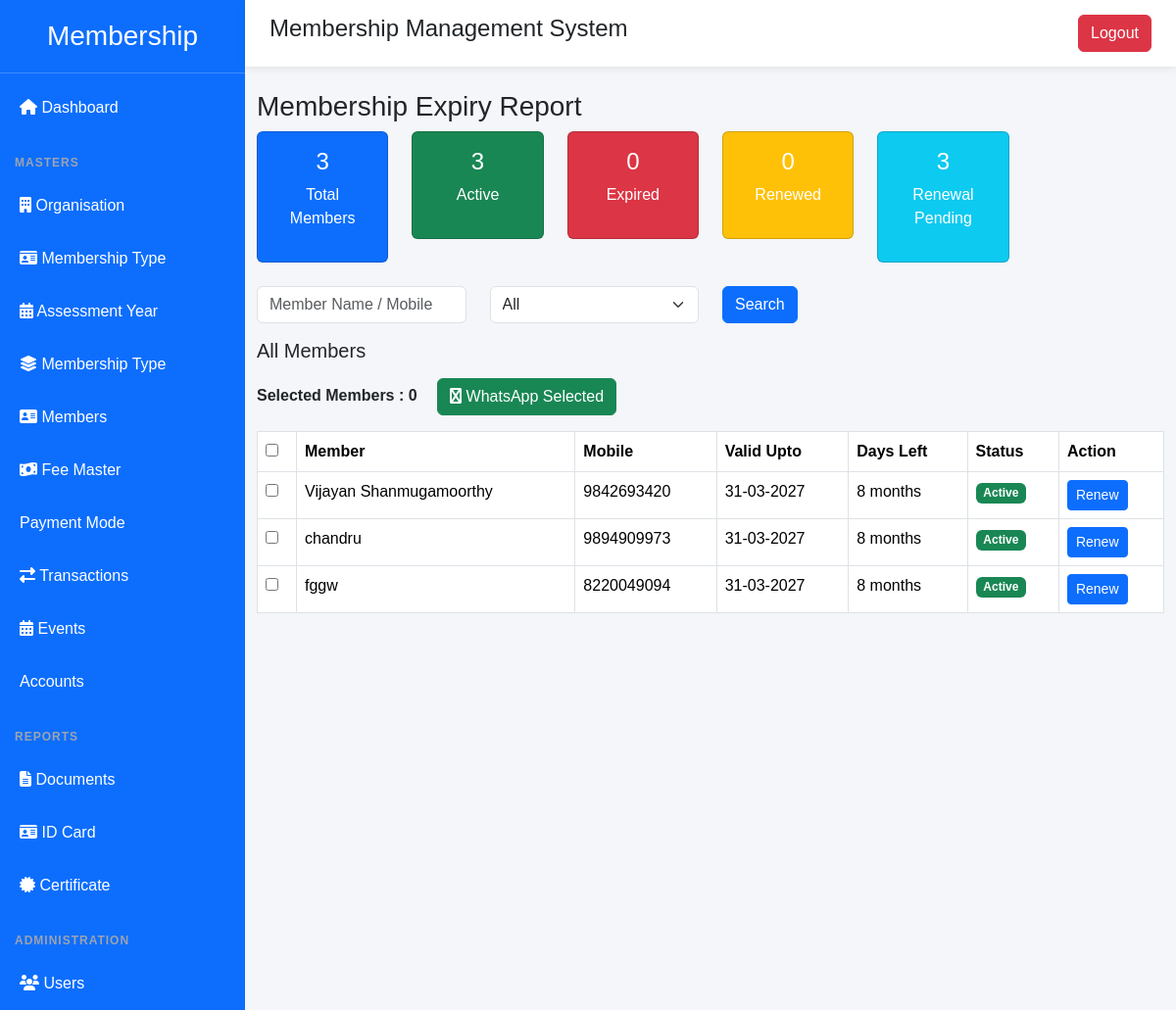
/report/expiry/ (signed in), run on an earlier commit of the app's database.
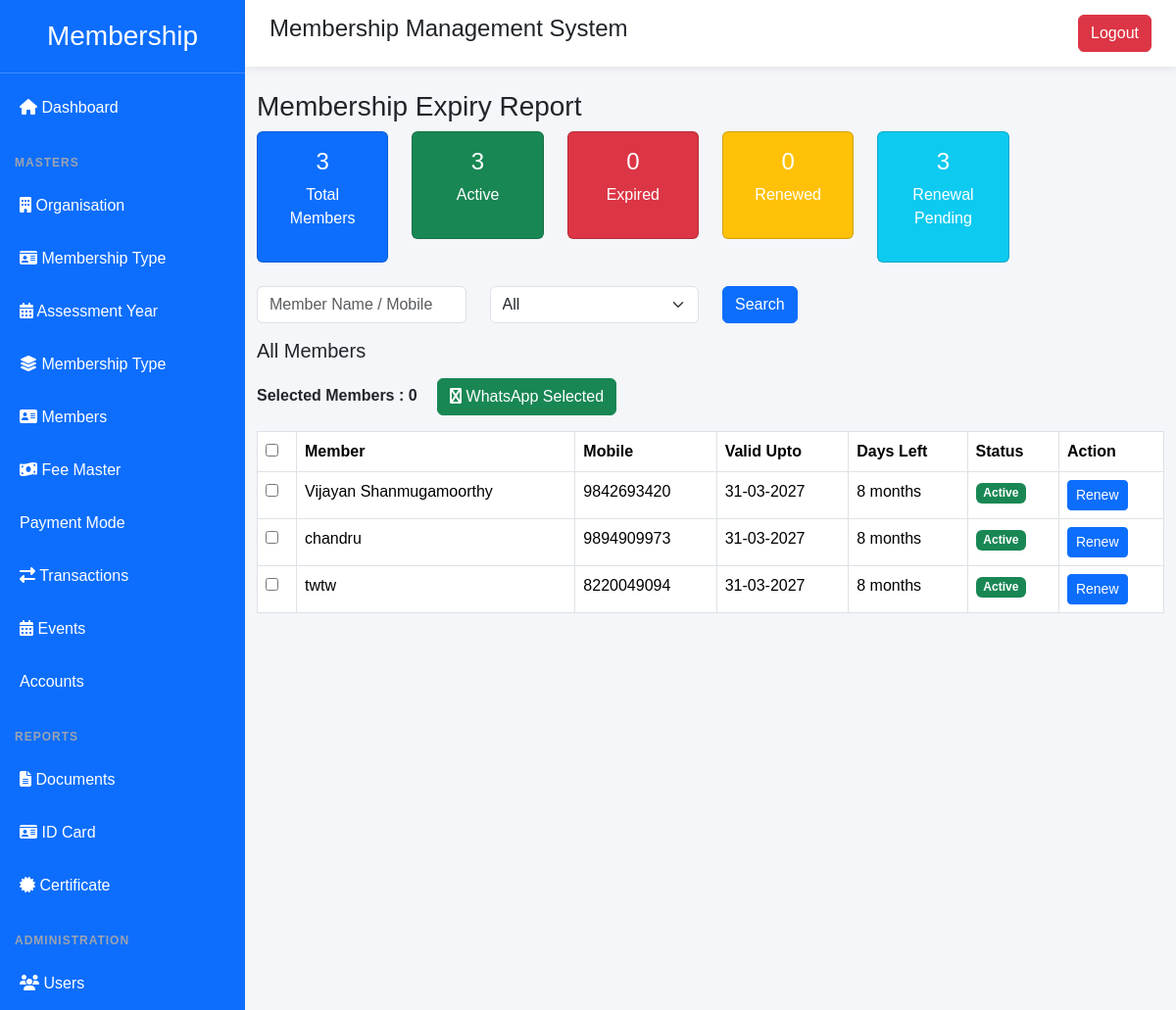
And on a later commit of the database.
### membership/models.py (models this page shows, shortened)
class Member(models.Model):
    STATUS_CHOICES = (
        ("ACTIVE", "Active"),
        ("INACTIVE", "Inactive"),
        ("SUSPENDED", "Suspended"),
    )
    member_no = models.PositiveIntegerField(unique=True)
    membership_no = models.CharField(max_length=50, unique=True)
    joining_date = models.DateField()
    membership_valid_upto = models.DateField()
    organisation = models.ForeignKey(
        Organisation,
        on_delete=models.CASCADE,
    )
    assessment_year = models.ForeignKey(
    AssessmentYear,
    on_delete=models.CASCADE,
    null=True,
    blank=True,
)
    membership_type = models.ForeignKey(
    MembershipType,
    on_delete=models.PROTECT
)
    status = models.CharField(
        max_length=20,
        choices=STATUS_CHOICES,
        default="ACTIVE"
    )
    owner_name = models.CharField(max_length=200)
    company_name = models.CharField(max_length=200)
    brand_name = models.CharField(max_length=200, blank=True)
    photo = models.ImageField(upload_to="members/photos/", blank=True)
    company_logo = models.ImageField(upload_to="members/logo/", blank=True)
    mobile = models.CharField(max_length=15)
    whatsapp = models.CharField(max_length=15, blank=True)
    email = models.EmailField(blank=True)
    website = models.URLField(blank=True)
    address = models.TextField()
    district = models.CharField(max_length=100)
    state = models.CharField(max_length=100)
    pincode = models.CharField(max_length=10)
    latitude = models.DecimalField(
        max_digits=10,
        decimal_places=7,
        null=True,
        blank=True
    )
    longitude = models.DecimalField(
        max_digits=10,
        decimal_places=7,
        null=True,
        blank=True
    )
    qr_code = models.ImageField(
        upload_to="members/qrcode/",
        blank=True,
        null=True,
    )
    gst_no = models.CharField(max_length=30, blank=True)
    fssai_no = models.CharField(max_length=30, blank=True)
    udyam_no = models.CharField(max_length=30, blank=True)
    factory_license_no = models.CharField(max_length=30, blank=True)
    do_license_no = models.CharField(max_length=30, blank=True)
    trade_license_no = models.CharField(max_length=30, blank=True)
    fire_noc_no = models.CharField(max_length=30, blank=True)
    pollution_no = models.CharField(max_length=30, blank=True)
    remarks = models.TextField(blank=True)
    created_at = models.DateTimeField(auto_now_add=True)
    updated_at = models.DateTimeField(auto_now=True)

### membership/views.py (the view, shortened to what this page needs)
@login_required(login_url="login")
def expiry_report(request):
    today = date.today()
    total_members = Member.objects.count()
    expired_members = Member.objects.filter(
        membership_valid_upto__lt=today
    ).count()
    active_members = Member.objects.filter(
        membership_valid_upto__gte=today
    ).count()
    renewed_members = MemberRenewal.objects.filter(
        renewal_date__year=today.year
    ).values(
        "member"
    ).distinct().count()
    renewal_pending = active_members - renewed_members
    members = Member.objects.all().order_by(
        "membership_valid_upto"
    )
    status = request.GET.get("status")
    if status == "active":
        members = members.filter(
            membership_valid_upto__gte=today
        )
    elif status == "expired":
        members = members.filter(
            membership_valid_upto__lt=today
        )
    elif status == "renewed":
        renewed_ids = MemberRenewal.objects.filter(
            renewal_date__year=today.year
        ).values_list("member_id", flat=True)
        members = members.filter(id__in=renewed_ids)
    return render(
        request,
        "membership/report/expiry.html",
        {
            "members":members,
            "today":today,
                "total_members": total_members,
                "active_members": active_members,
                "expired_members": expired_members,
                "renewed_members": renewed_members,
                "renewal_pending": renewal_pending,
        }
    )

### membership/templates/membership/report/expiry.html (shortened to what this page needs)
{% extends "membership/base.html" %}
{% block content %}
<h3>
Membership Expiry Report
</h3>
<div class="row mb-4">
<div class="col-md-2">
 <a href="{% url 'expiry_report' %}"
       class="text-decoration-none">
<div class="card text-white bg-primary">
<div class="card-body text-center">
<h4>
{{total_members}}
</h4>
<p>
Total Members
</p>
</div>
</div>
  </a>
</div>
<div class="col-md-2">
<a href="{% url 'expiry_report' %}?status=active"
   class="text-decoration-none">
<div class="card text-white bg-success">
<div class="card-body text-center">
<h4>
{{active_members}}
</h4>
<p>
Active
</p>
</div>
</div>
</a>
</div>
<div class="col-md-2">
<a href="{% url 'expiry_report' %}?status=expired"
   class="text-decoration-none">
<div class="card text-white bg-danger">
<div class="card-body text-center">
<h4>
{{expired_members}}
</h4>
<p>
Expired
</p>
</div>
</div>
</a>
</div>
<div class="col-md-2">
<a href="{% url 'expiry_report' %}?status=renewed"
   class="text-decoration-none">
<div class="card text-white bg-warning">
<div class="card-body text-center">
<h4>{{renewed_members}}</h4>
<p>Renewed</p>
</div>
</div>
</a>
</div>
<div class="col-md-2">
<a href="{% url 'expiry_report' %}?status=pending"
   class="text-decoration-none">
<div class="card text-white bg-info">
<div class="card-body text-center">
<h4>{{renewal_pending}}</h4>
<p>Renewal Pending</p>
</div>
</div>
</div>
</div>
<form method="get" class="row mb-3">
<div class="col-md-3">
<input
type="text"
name="search"
class="form-control"
placeholder="Member Name / Mobile">
</div>
<div class="col-md-3">
<select name="status"
class="form-select">
<option value="">
All
</option>
</select>
</div>
<div class="col-md-2">
<button class="btn btn-primary">
Search
</button>
</div>
</form>
<h5 class="mb-3">
    {% if request.GET.status == "active" %}
        Active Members
    {% elif request.GET.status == "expired" %}
        Expired Members
    {% elif request.GET.status == "renewed" %}
        Renewed Members
    {% elif request.GET.status == "pending" %}
        Renewal Pending Members
    {% else %}
        All Members
    {% endif %}
</h5>
<form method="post" action="{% url 'whatsapp_reminder' %}">
    <div class="mb-3">
        <strong>
            Selected Members :
            <span id="selected-count">0</span>
        </strong>
        <button
            type="submit"
            class="btn btn-success ms-3">
            <i class="fa fa-whatsapp"></i>
            WhatsApp Selected
        </button>
    </div>
<table class="table table-bordered">
<tr>
<th width="40">
    <input type="checkbox" id="select-all">
</th>
<th>Member</th>
<th>Mobile</th>
<th>Valid Upto</th>
<th>Days Left</th>
<th>Status</th>
<th>Action</th>
</tr>
{% for m in members %}
<tr>
<td>
<input
    type="checkbox"
    class="member-check"
    name="members"
    value="{{ m.id }}">
</td>
<td>
{{m.owner_name}}
</td>
<td>
{{m.mobile}}
</td>
<td>
{{m.membership_valid_upto|date:"d-m-Y"}}
</td>
<td>
{% if m.membership_valid_upto < today %}
<span class="text-danger">
Expired
</span>
{% else %}
{{m.membership_valid_upto|timeuntil}}
{% endif %}
</td>
<td>
{% if m.membership_valid_upto < today %}
<span class="badge bg-danger">
Expired
</span>
{% else %}
<span class="badge bg-success">
Active
</span>
{% endif %}
</td>
<td>
<a href="{% url 'renewal_create' %}?member={{m.id}}"
class="btn btn-sm btn-primary">
Renew
</a>
</td>
</tr>
{% empty %}
<tr>
<td colspan="6">
No Members Found
</td>
</tr>
{% endfor %}
</table>
</form>
{% endblock %}

What changed in the data, as far as the page shows it:
removed Member: owner_name "fggw", mobile "8220049094", membership_valid_upto "31-03-2027", membership_valid_upto "8 months", shows "Active"
added Member: owner_name "twtw", mobile "8220049094", membership_valid_upto "31-03-2027", membership_valid_upto "8 months", shows "Active"
